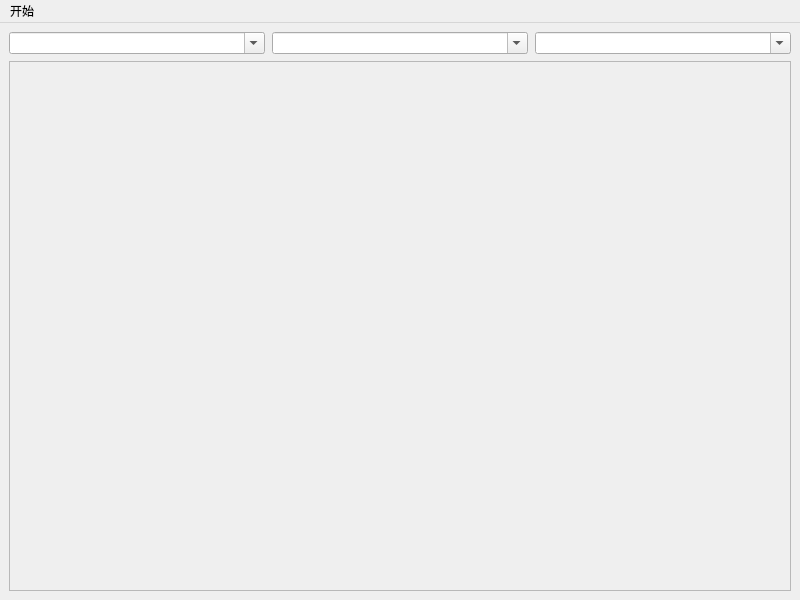
<?xml version="1.0" encoding="UTF-8"?>
<ui version="4.0">
 <class>MainWindow</class>
 <widget class="QMainWindow" name="MainWindow">
  <property name="geometry">
   <rect>
    <x>0</x>
    <y>0</y>
    <width>800</width>
    <height>600</height>
   </rect>
  </property>
  <property name="windowTitle">
   <string>PalBreedingCal</string>
  </property>
  <widget class="QWidget" name="centralwidget">
   <layout class="QHBoxLayout" name="horizontalLayout">
    <property name="spacing">
     <number>0</number>
    </property>
    <item>
     <layout class="QGridLayout" name="gridLayout">
      <property name="spacing">
       <number>7</number>
      </property>
      <item row="0" column="1">
       <widget class="QComboBox" name="parent2Combo">
        <property name="editable">
         <bool>true</bool>
        </property>
       </widget>
      </item>
      <item row="0" column="0">
       <widget class="QComboBox" name="parent1Combo">
        <property name="editable">
         <bool>true</bool>
        </property>
       </widget>
      </item>
      <item row="0" column="2">
       <widget class="QComboBox" name="childCombo">
        <property name="editable">
         <bool>true</bool>
        </property>
       </widget>
      </item>
      <item row="1" column="0" colspan="3">
       <widget class="BreedingListView" name="breedingViewFrame">
        <property name="frameShape">
         <enum>QFrame::StyledPanel</enum>
        </property>
        <property name="frameShadow">
         <enum>QFrame::Raised</enum>
        </property>
       </widget>
      </item>
     </layout>
    </item>
   </layout>
  </widget>
  <widget class="QMenuBar" name="menuBar">
   <property name="geometry">
    <rect>
     <x>0</x>
     <y>0</y>
     <width>800</width>
     <height>26</height>
    </rect>
   </property>
   <widget class="QMenu" name="menu">
    <property name="title">
     <string>开始</string>
    </property>
    <addaction name="action_playerManager"/>
   </widget>
   <addaction name="menu"/>
  </widget>
  <action name="action_playerManager">
   <property name="text">
    <string>玩家列表</string>
   </property>
  </action>
 </widget>
 <customwidgets>
  <customwidget>
   <class>BreedingListView</class>
   <extends>QFrame</extends>
   <header>BreedingListView.h</header>
   <container>1</container>
  </customwidget>
 </customwidgets>
 <resources/>
 <connections/>
</ui>
